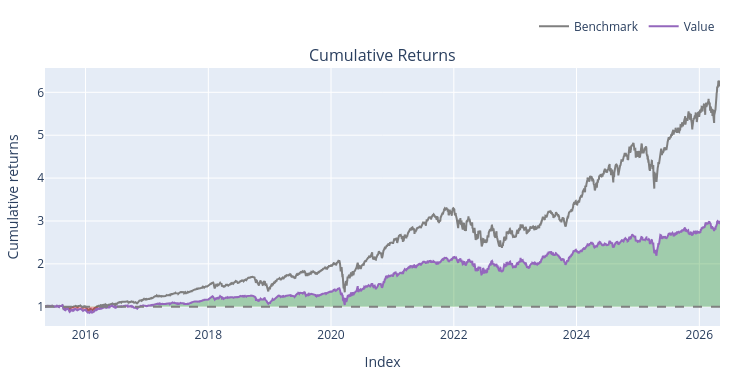

The code cell stored with this chart in its notebook:
### Markdown cell above
### True Strength Index crossover strategy

### Code cell
rsi_dict = {}
tsi_dict = {}
tsi_signal_dict = {}

for ticker in close_df.columns:
    prices = close_df[ticker].to_numpy(dtype=np.float64)


    rsi = talib.RSI(
            prices,
            timeperiod=14) 
    
    momentum = talib.MOM(prices, timeperiod=1)

    smoothed_momentum = talib.EMA(
        talib.EMA(momentum, timeperiod=25),
        timeperiod=13
    )

    absolute_momentum = np.abs(momentum)

    smoothed_absolute_momentum = talib.EMA(
        talib.EMA(absolute_momentum, timeperiod=25),
        timeperiod=13
    )

    tsi = 100 * smoothed_momentum / smoothed_absolute_momentum


    tsi = np.divide(
        100 * smoothed_momentum,
        smoothed_absolute_momentum,
        out=np.full_like(smoothed_momentum, np.nan),
        where=smoothed_absolute_momentum != 0
    )

    tsi_signal = talib.EMA(tsi, timeperiod=7)

    rsi_dict[ticker] = rsi
    tsi_dict[ticker] = tsi
    tsi_signal_dict[ticker] = tsi_signal


rsi_df = pd.DataFrame(rsi_dict, index=close_df.index)
tsi_df = pd.DataFrame(tsi_dict, index=close_df.index)
tsi_signal_df = pd.DataFrame(tsi_signal_dict, index=close_df.index)


entries = (
    (tsi_df > tsi_signal_df) &
    (tsi_df.shift(1) <= tsi_signal_df.shift(1))).shift(1).fillna(False).astype(bool)
exits = (
    (tsi_df < tsi_signal_df) &
    (tsi_df.shift(1) >= tsi_signal_df.shift(1))).shift(1).fillna(False).astype(bool)

backtest1 = vbt.Portfolio.from_signals(
    close=close_df,
    open = open_df,
    high = high_df,
    low = low_df,
    entries=entries,
    exits=exits,
    init_cash=100_000.0,
    size=0.1,                         
    size_type='percent',
    cash_sharing=True,                 
    group_by=True,                     
    freq='1D',
    fees=0.001,
    sl_stop = 0.10,
       
)

print(backtest1.stats())
backtest1.plot().show()

### Figure 1 — Plotly figure (JSON) as saved in the notebook; plotly's stock layout.template omitted (floating-point values rounded to 4 significant figures; data arrays with more than 128 entries replaced by an {"elided": "..."} marker saying what was removed)
{"data": [{"legendgroup": "0", "line": {"color": "#7f7f7f"}, "name": "Benchmark", "showlegend": true, "type": "scatter", "uid": "07f63025-30e7-4ef7-bd2d-54e2a67b2439", "x": {"elided": "2766 str values"}, "xaxis": "x", "y": {"elided": "2766 float values"}, "yaxis": "y"}, {"hoverinfo": "skip", "legendgroup": "1", "line": {"color": "rgba(0, 0, 0, 0)", "width": 0}, "opacity": 0, "showlegend": false, "type": "scatter", "uid": "55a8227f-3261-41e2-912d-42b901340617", "x": {"elided": "2766 str values"}, "xaxis": "x", "y": {"elided": "2766 int values"}, "yaxis": "y"}, {"connectgaps": false, "fill": "tonexty", "fillcolor": "rgba(0, 128, 0, 0.3)", "hoverinfo": "skip", "legendgroup": "1", "line": {"color": "rgba(0, 0, 0, 0)", "width": 0}, "opacity": 0, "showlegend": false, "type": "scatter", "uid": "6034d1b9-1158-4808-96d0-bc9984934d6d", "x": {"elided": "2766 str values"}, "xaxis": "x", "y": {"elided": "2766 float values"}, "yaxis": "y"}, {"hoverinfo": "skip", "legendgroup": "1", "line": {"color": "rgba(0, 0, 0, 0)", "width": 0}, "opacity": 0, "showlegend": false, "type": "scatter", "uid": "24fe36a2-305e-49d4-96e9-03390ff38d7a", "x": {"elided": "2766 str values"}, "xaxis": "x", "y": {"elided": "2766 int values"}, "yaxis": "y"}, {"connectgaps": false, "fill": "tonexty", "fillcolor": "rgba(255, 0, 0, 0.3)", "hoverinfo": "skip", "legendgroup": "1", "line": {"color": "rgba(0, 0, 0, 0)", "width": 0}, "opacity": 0, "showlegend": false, "type": "scatter", "uid": "6f2ad8b6-2f47-46df-a620-a53dd69348ca", "x": {"elided": "2766 str values"}, "xaxis": "x", "y": {"elided": "2766 float values"}, "yaxis": "y"}, {"legendgroup": "2", "line": {"color": "#9467bd"}, "name": "Value", "showlegend": true, "type": "scatter", "uid": "8d68ef02-1d7d-45c5-b008-09a9c50769ec", "x": {"elided": "2766 str values"}, "xaxis": "x", "y": {"elided": "2766 float values"}, "yaxis": "y"}, {"hoverinfo": "skip", "legendgroup": "1", "line": {"color": "rgba(0, 0, 0, 0)", "width": 0}, "opacity": 0, "showlegend": false, "type": "scatter", "uid": "8aad583c-8f90-4126-ba74-ed6cb7b110ca", "x": {"elided": "2766 str values"}, "xaxis": "x", "y": {"elided": "2766 int values"}, "yaxis": "y"}], "layout": {"annotations": [{"font": {"size": 16}, "showarrow": false, "text": "Cumulative Returns", "x": 0.5, "xanchor": "center", "xref": "paper", "y": 1, "yanchor": "bottom", "yref": "paper"}], "height": 380, "legend": {"orientation": "h", "traceorder": "normal", "x": 1, "xanchor": "right", "y": 1.105, "yanchor": "bottom"}, "margin": {"b": 30, "l": 30, "r": 30, "t": 30}, "shapes": [{"line": {"color": "gray", "dash": "dash"}, "type": "line", "x0": 0, "x1": 1, "xref": "paper", "y0": 1, "y1": 1, "yref": "y"}], "showlegend": true, "width": 750, "xaxis": {"anchor": "y", "domain": [0, 1], "title": {"text": "Index"}}, "yaxis": {"anchor": "x", "domain": [0, 1], "title": {"text": "Cumulative returns"}}}}
